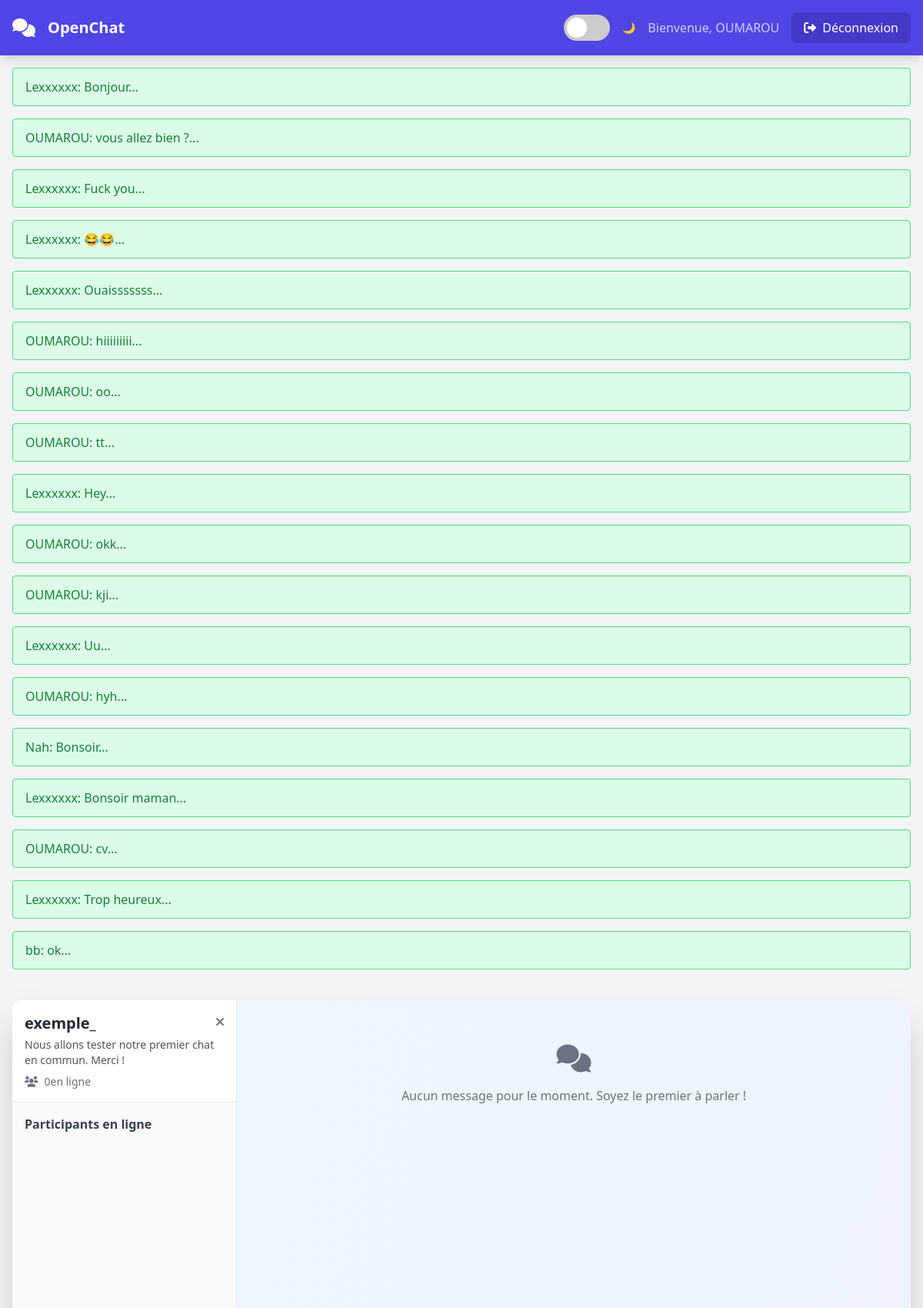
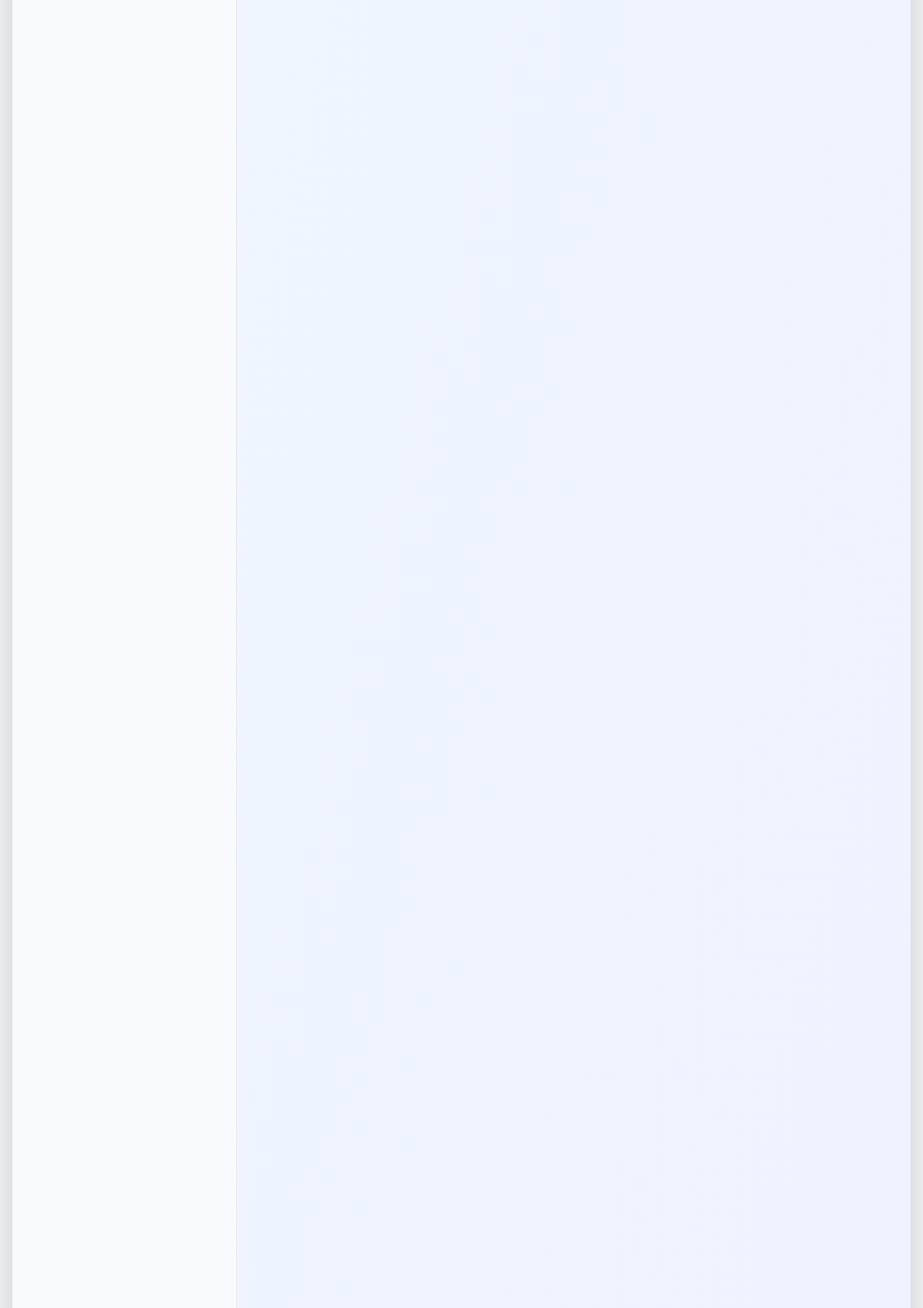
The page /chat/exemple_/ (signed in, upper part) on the database its author committed (2 pictures, top to bottom).
### accounts/models.py (models this page shows, shortened)
class CustomUser(AbstractUser):
    online = models.BooleanField(default=False)
    avatar = models.ImageField(upload_to='avatars/', null=True, blank=True)
    bio = models.TextField(max_length=500, blank=True)
    last_seen = models.DateTimeField(auto_now=True)
    class Meta:
        db_table = 'auth_user'

### chat/models.py (models this page shows, shortened)
class Message(models.Model):
    room = models.ForeignKey(ChatRoom, on_delete=models.CASCADE, related_name='messages')
    user = models.ForeignKey(User, on_delete=models.CASCADE)
    content = models.TextField()
    timestamp = models.DateTimeField(auto_now_add=True)
    is_read = models.BooleanField(default=False)
    def __str__(self):
        return f"{self.user.username}: {self.content[:20]}..."
    class Meta:
        ordering = ['timestamp']

class ChatRoom(models.Model):
    name = models.CharField(max_length=255, unique=True)
    description = models.TextField(blank=True)
    created_at = models.DateTimeField(auto_now_add=True)
    is_public = models.BooleanField(default=True)
    max_participants = models.IntegerField(default=50)
    class Meta:
        ordering = ['-created_at']

### chat/views.py (the view)
# urls.py: path('<str:room_name>/', views.chat_room, name='chat_room'),
@login_required
def chat_room(request, room_name):
    room = get_object_or_404(ChatRoom, name=room_name)
    messages = Message.objects.filter(room=room).select_related('user')[:50]
    return render(request, 'chat/room.html', {
        'room': room,
        'messages': messages,
    })

### templates/chat/room.html (shortened to what this page needs)
{% extends 'base.html' %}
{% load static %}
{% block content %}
<div class="max-w-7xl mx-auto px-4 py-6">
    <div class="bg-white rounded-xl shadow-2xl overflow-hidden dark:bg-gray-800 dark:shadow-none">
        <div class="flex h-[80vh]">
            <div class="w-1/4 bg-gray-50 border-r border-gray-200 flex flex-col dark:bg-gray-700 dark:border-gray-600">
                <div class="p-4 bg-white border-b border-gray-200 dark:bg-gray-600 dark:border-gray-500">
                    <div class="flex justify-between items-start">
                        <div>
                            <h2 class="text-xl font-bold text-gray-800 dark:text-white">{{ room.name }}</h2>
                            <p class="text-sm text-gray-600 dark:text-gray-300 mt-1">{{ room.description }}</p>
                            <div class="flex items-center mt-2 text-sm text-gray-500 dark:text-gray-400">
                                <i class="fas fa-users mr-2"></i>
                                <span id="online-count">0</span> en ligne
                            </div>
                        </div>
                        <a href="{% url 'chat:index' %}" class="text-gray-500 hover:text-gray-700 dark:text-gray-400 dark:hover:text-white">
                            <i class="fas fa-times"></i>
                        </a>
                    </div>
                </div>
                <div class="flex-1 p-4 overflow-y-auto">
                    <h3 class="font-semibold text-gray-700 dark:text-gray-300 mb-3">Participants en ligne</h3>
                </div>
            </div>
            <div class="flex-1 flex flex-col">
                <div id="chat-messages" class="flex-1 p-6 overflow-y-auto bg-gradient-to-br from-blue-50 to-indigo-50 dark:from-gray-600 dark:to-gray-700">
                    <div class="text-center text-gray-500 dark:text-gray-400 py-8" id="no-messages">
                        <i class="fas fa-comments text-4xl mb-4"></i>
                        <p>Aucun message pour le moment. Soyez le premier à parler !</p>
                    </div>
                </div>
            </div>
        </div>
    </div>
</div>
{% endblock %}

### templates/base.html (shortened to what this page needs)
<!DOCTYPE html>
<html lang="fr">
<head>
    <script src="https://cdn.tailwindcss.com"></script>
    <link rel="stylesheet" href="https://cdnjs.cloudflare.com/ajax/libs/font-awesome/6.0.0/css/all.min.css">
</head>
<body class="bg-gray-100 min-h-screen">
    <nav class="bg-indigo-600 text-white shadow-lg">
        <div class="max-w-7xl mx-auto px-4">
            <div class="flex justify-between items-center py-4">
                <div class="flex items-center space-x-4">
                    <i class="fas fa-comments text-2xl"></i>
                    <h1 class="text-xl font-bold">OpenChat</h1>
                </div>
                <div class="flex items-center space-x-4">
                    <label class="theme-switch">
                        <span class="slider"></span>
                    </label>
                    <span class="text-sm text-indigo-200">🌙</span>
                    {% if user.is_authenticated %}
                        <span class="text-indigo-200">Bienvenue, {{ user.username }}</span>
                        <a href="{% url 'logout' %}" class="bg-indigo-700 hover:bg-indigo-800 px-4 py-2 rounded-lg transition duration-200">
                            <i class="fas fa-sign-out-alt mr-2"></i>Déconnexion
                        </a>
                    {% endif %}
                </div>
            </div>
        </div>
    </nav>
    {% if messages %}
        <div class="max-w-7xl mx-auto px-4 mt-4">
            {% for message in messages %}
                <div class="alert alert-{{ message.tags }} bg-green-100 border border-green-400 text-green-700 px-4 py-3 rounded relative mb-4 dark:bg-green-900 dark:border-green-700 dark:text-green-200" role="alert">
                    {{ message }}
                </div>
            {% endfor %}
        </div>
    {% endif %}
    <main>
        {% block content %}
        {% endblock %}
    </main>
</body>
</html>

### templates/base.html (style rules this page uses)
.theme-switch { position: relative; display: inline-block; width: 60px; height: 34px; }
.slider { position: absolute; cursor: pointer; top: 0; left: 0; right: 0; bottom: 0; background-color: #ccc; transition: .4s; border-radius: 34px; }
.slider:before { position: absolute; content: ""; height: 26px; width: 26px; left: 4px; bottom: 4px; background-color: white; transition: .4s; border-radius: 50%; }

### rows shown on the page
Message: user+content "Lexxxxxx: Bonjour..."
Message: user+content "OUMAROU: vous allez bien ?..."
Message: user+content "Lexxxxxx: Fuck you..."
Message: user+content "Lexxxxxx: 😂😂..."
Message: user+content "Lexxxxxx: Ouaisssssss..."
Message: user+content "OUMAROU: hiiiiiiiii..."
Message: user+content "OUMAROU: oo..."
Message: user+content "OUMAROU: tt..."
Message: user+content "Lexxxxxx: Hey..."
Message: user+content "OUMAROU: okk..."
Message: user+content "OUMAROU: kji..."
Message: user+content "Lexxxxxx: Uu..."
Message: user+content "OUMAROU: hyh..."
Message: user+content "Nah: Bonsoir..."
Message: user+content "Lexxxxxx: Bonsoir maman..."
Message: user+content "OUMAROU: cv..."
Message: user+content "Lexxxxxx: Trop heureux..."
Message: user+content "bb: ok..."
ChatRoom: name "exemple_", description "Nous allons tester notre premier chat en commun. Merci !"

### other values the page prints
{{ user.username }} "OUMAROU"
